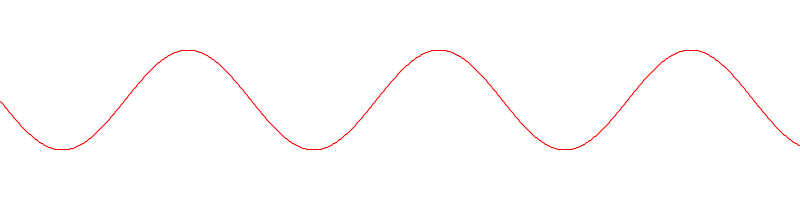
Frame 1 (no input)
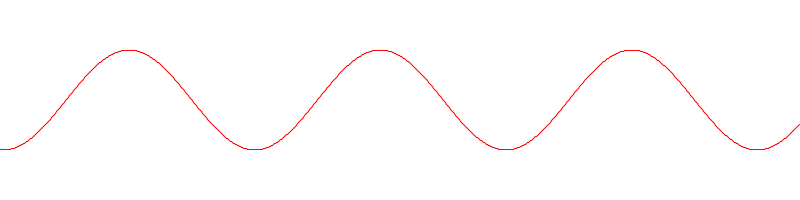
Frame 60 (the mouse pressed at the canvas centre just before this capture)
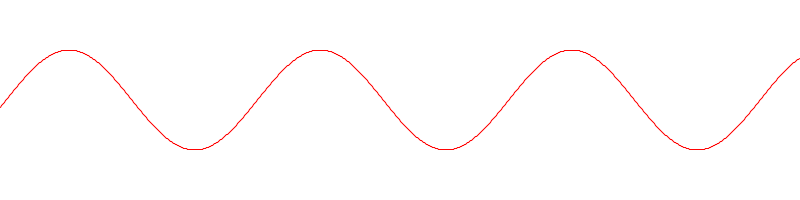
Frame 120 (the mouse held since frame 60 and released just before this capture)

The Processing sketch that drew these frames (run headless with seeded random() and noise(); from frame 60 on, the mouse is pressed at the canvas centre):

// Processing sketch: ejercicio13
// ── ejercicio13.pde
// ***********************************************
// * Alumno: Joaquin Romera                      *
// * Legajo: 24169                               *
// * Ejercicio Nro: 13                           *
// * Asignatura: Taller de Integración de tecno..*
// * Carrera: Musica y Tecnologia                *
// * Institución: UNQ                            *
// * Año: 2018                                   *
// ***********************************************

void setup()
{
  size(800, 200);
  stroke(255, 0, 0);
  strokeWeight(1);
  smooth();
}

void draw()
{
  background(255);
  translate(0, height/2);
  for (int i = 0; i < width - 1; i++)
  {
    wave(i, 50.0);
  }
}

void wave(int x, float size)
{
  line(x, size * sin((frameCount + x) / 40.f), x + 1, size * sin((frameCount + x + 1) / 40.f));
}
